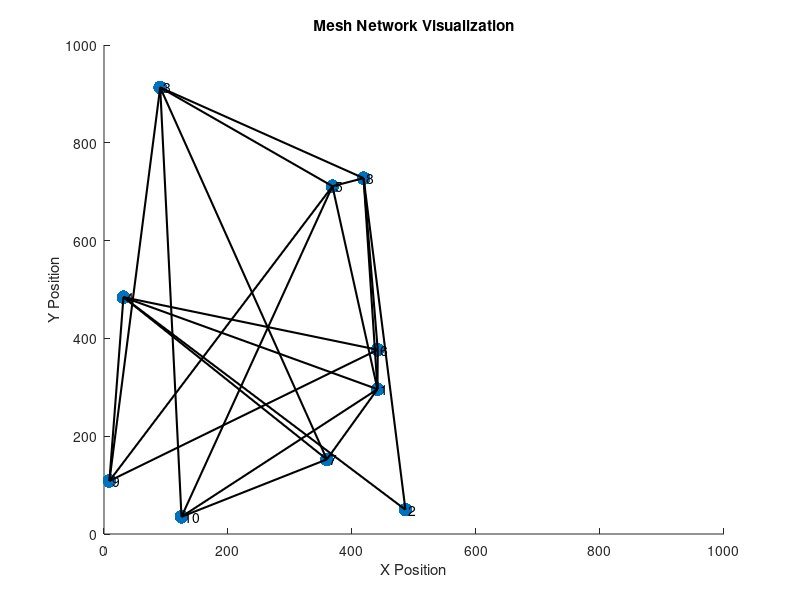
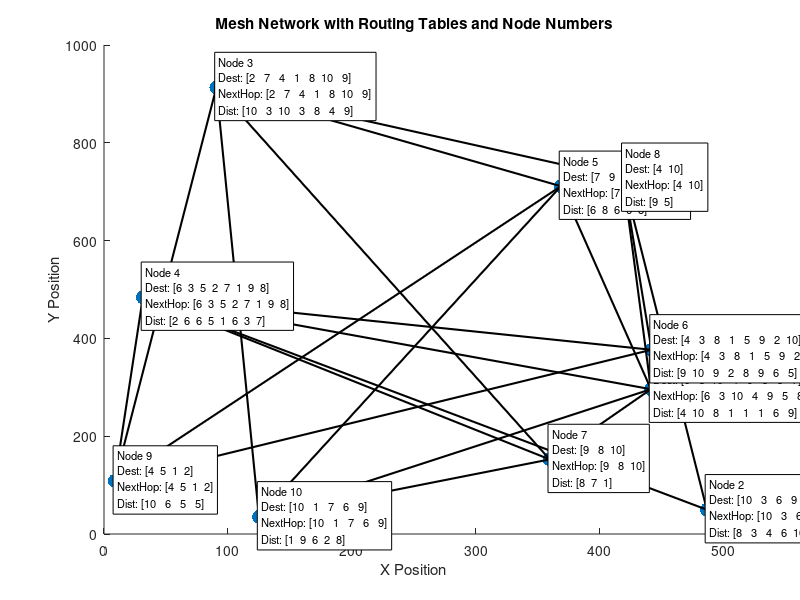
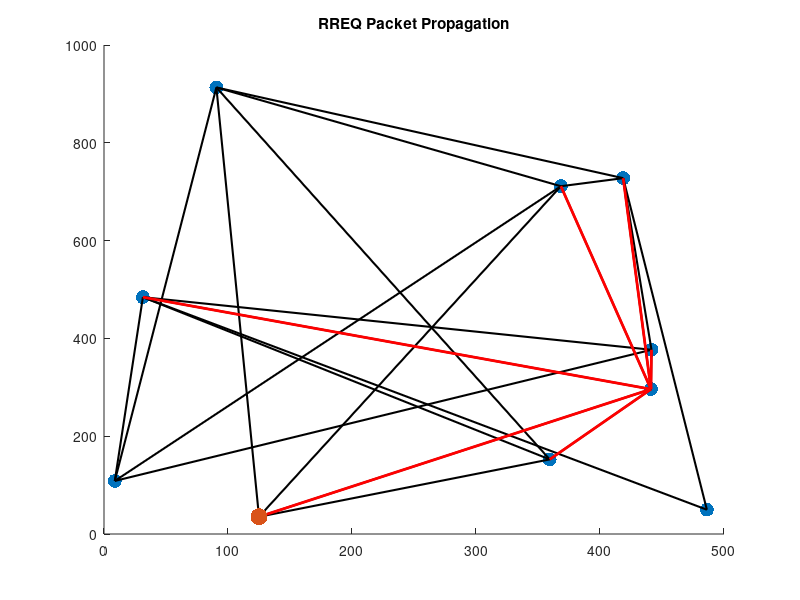

MATLAB code to generate these figures, in order:
clc
close all
clear all 

%define nodes
num_nodes = 10;

%nodes positions in space (200x50)
node_positions = rand(num_nodes, 2); 

node_positions(:, 2) = node_positions(:, 2) * 1000; %y coordinates 0-200
node_positions(:, 1) = node_positions(:, 1) * 500; %x coordinates 0-50

%display node positions
disp('Node Positions (x,y):');
disp(node_positions);


%connectivity matrix, 0 or 1 values
connectivity_matrix = randi([0,1], num_nodes, num_nodes);

%making connection matrix upper triangular to avoid duplicate connections
connectivity_matrix = triu(connectivity_matrix, 1);

%making matrix symmetrical
connectivity_matrix = connectivity_matrix + connectivity_matrix';

%ensure each node has connection >= 1
for i = 1:num_nodes
    if ~any(connectivity_matrix(i, :))
        randomNode = randi([1, num_nodes]);  % Pick a random node
        while randomNode == i
            randomNode = randi([1, num_nodes]);  % Ensure it's not the same node
        end
        connectivity_matrix(i, randomNode) = 1;
        connectivity_matrix(randomNode, i) = 1;  % Symmetrize
    end
end

% Display connectivity matrix
disp('Connectivity Matrix:');
disp(connectivity_matrix);

% Visualize the network
figure;

% Plot the nodes
scatter(node_positions(:, 1), node_positions(:, 2), 100, 'filled', 'b');
hold on;

% Add labels to the nodes
for i = 1:num_nodes
    text(node_positions(i, 1), node_positions(i, 2), [' ' num2str(i)], 'FontSize', 10);
end

% Plot the connections based on the connectivity matrix
for i = 1:num_nodes
    for j = i+1:num_nodes
        if connectivity_matrix(i, j) == 1
            % Draw a line between connected nodes
            plot([node_positions(i, 1), node_positions(j, 1)], ...
                 [node_positions(i, 2), node_positions(j, 2)], 'k-', 'LineWidth', 1.5);
        end
    end
end

% Set axis limits
xlim([0 1000]);
ylim([0 1000]);
xlabel('X Position');
ylabel('Y Position');
title('Mesh Network Visualization');
hold off;

%Routing implementation AODV protocal
%Initialize node states 
node_states = cell(num_nodes, 1); %Cell for routing tables

for i = 1:num_nodes
    node_states{i}.id = i;
    node_states{i}.routing_table = [];
end 

%Example: set src and dst nodes
source_node = 1
destination_node = num_nodes;

%Broadcast Route Request RREQ from source_node
visited_nodes = []; %Track visited nodes 
route_path = []; %Track path from source to destination 

%Recursive function to find route
function found = broadcast_rreq(current_node, destination_node, route_path)
    global connectivity_matrix visited_nodes; 

    %Mark the nodes as visited 
    visited_nodes = [visited_nodes, current_node];
    route_path = [route_path, current_node];

   %Check if current node is the destination 
   if current_node == destination_node
       disp('Route found:');
       disp(route_path);
       found = true;
       return;
   end 

   %Broadcast to all neighbors
   neighbors = find(connectivity_matrix(current_node, :) == 1)
   for neighbor = neighbors
       if ~ismember(neighbor, visited_nodes)
           found = broadcast_rreq(neighbor, destination_node, route_path);
           if found
               return;
           end 
       end 
   end 

   found = false; %No route found 
end 

%Start route discovery 
global connectivity_matrix visited_nodes;
broadcast_rreq(source_node, destination_node, []);

% Initialize routing tables for each node
for i = 1:num_nodes
    % Create an empty structure with predefined fields
    node_states{i} = struct('destination', [], 'next_hop', [], 'distance', []);
end

% Populate routing tables with example data
for i = 1:num_nodes
    % Example: Add routes to random nodes
    destinations = randperm(num_nodes, randi([1, num_nodes-1])); % Random destinations
    next_hops = destinations; % Assume direct neighbors for simplicity
    distances = randi([1, 10], size(destinations)); % Random distances
    
    % Assign data to the fields
    node_states{i}.destination = destinations;
    node_states{i}.next_hop = next_hops;
    node_states{i}.distance = distances;
end

% Visualize the network with routing tables and router numbers
figure;

% Plot the nodes
scatter(node_positions(:, 1), node_positions(:, 2), 100, 'filled', 'b');
hold on;

% Plot the connections based on the connectivity matrix
for i = 1:num_nodes
    for j = i+1:num_nodes
        if connectivity_matrix(i, j) == 1
            % Draw a line between connected nodes
            plot([node_positions(i, 1), node_positions(j, 1)], ...
                 [node_positions(i, 2), node_positions(j, 2)], 'k-', 'LineWidth', 1.5);
        end
    end
end

% Add routing table information to each node
for i = 1:num_nodes
    % Get the routing table for the current node
    routing_table = node_states{i};
    
    % Format the routing table for display
    if isempty(routing_table)
        rt_display = sprintf('Node %d\nEmpty Table', i);
    else
        % Add the router number at the top
        rt_display = sprintf('Node %d\nDest: [%s]\nNextHop: [%s]\nDist: [%s]', ...
            i, ...
            num2str(routing_table.destination), ...
            num2str(routing_table.next_hop), ...
            num2str(routing_table.distance));
    end

    % Add the routing table as a text annotation near the node
    text(node_positions(i, 1) + 2, node_positions(i, 2) + 2, rt_display, ...
        'FontSize', 8, 'BackgroundColor', 'white', 'EdgeColor', 'black');
end

% Set axis limits
xlim([0 500]);
ylim([0 1000]);
xlabel('X Position');
ylabel('Y Position');
title('Mesh Network with Routing Tables and Node Numbers');
hold off;

% Set up the figure
figure;
scatter(node_positions(:, 1), node_positions(:, 2), 100, 'filled', 'b');
hold on;

% Plot the connections
for i = 1:num_nodes
    for j = i+1:num_nodes
        if connectivity_matrix(i, j) == 1
            plot([node_positions(i, 1), node_positions(j, 1)], ...
                 [node_positions(i, 2), node_positions(j, 2)], 'k-', 'LineWidth', 1.5);
        end
    end
end

% Initialize animation variables
source_node = 1; % Starting node for RREQ
destination_node = num_nodes; % Target node
visited_nodes = false(1, num_nodes); % Keep track of visited nodes
visited_nodes(source_node) = true;

% Display RREQ broadcast
current_nodes = [source_node];
while ~visited_nodes(destination_node)
    new_nodes = [];
    for i = current_nodes
        neighbors = find(connectivity_matrix(i, :) & ~visited_nodes);
        for neighbor = neighbors
            % Animate the packet
            line([node_positions(i, 1), node_positions(neighbor, 1)], ...
                 [node_positions(i, 2), node_positions(neighbor, 2)], ...
                 'Color', 'r', 'LineWidth', 2);
            pause(2); % Pause to simulate movement
            visited_nodes(neighbor) = true;
            new_nodes = [new_nodes, neighbor];
        end
    end
    current_nodes = new_nodes; % Update current nodes
end

% Highlight destination node
scatter(node_positions(destination_node, 1), node_positions(destination_node, 2), ...
        150, 'filled', 'g'); % Mark destination node in green
title('RREQ Packet Propagation');
hold off;
